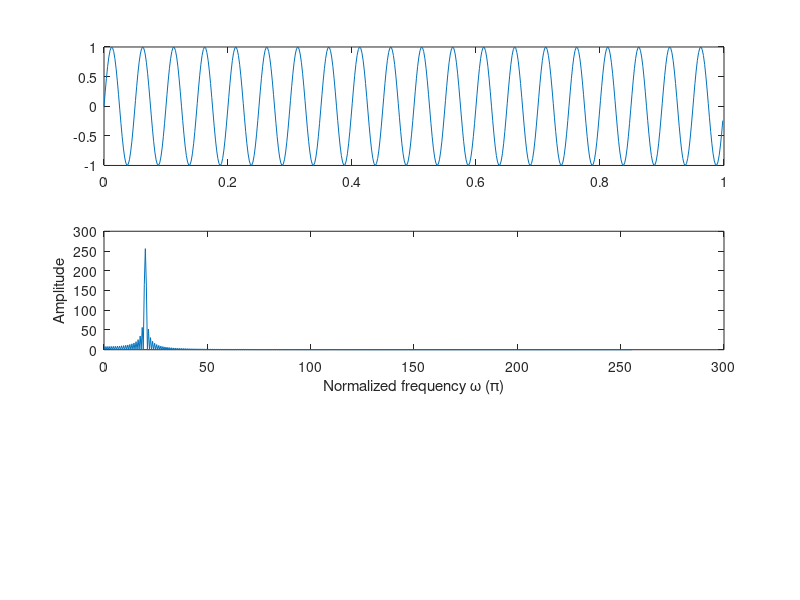

MATLAB code for this plot: (Note: this script raises an error after producing the figure.)
% test volterra and wavelet optimization using wavelet properties
close all; 
clear all; 


fs = 512;
N = 2*fs;
delta_w = 2/N;
w_freq = (0:N-1)/2; 
w_norm = (0:N-1)*delta_w;
freq = 20;
t = 0:1/fs:1-1/fs;

u = 1*sin(2*pi*freq*t);

figure; 
subplot(3, 1, 1);
plot(t,u);

U = fft(u, N);

subplot(3, 1, 2);
plot(w_freq(1:N/2), abs(U(1:N/2)));
xlabel('Normalized frequency \omega (\pi)'); ylabel('Amplitude');


[low_d,high_d,low_r,high_r] = wfilters('db12');

H = [low_d', high_d'];  % filter matrix analysis
F = [low_r', high_r'];

len = size(low_d,2);

U1 = zeros(len, 2); % linear input 
U2 = zeros(len, 2); % quadratic diagonal
U3 = zeros(len, 2); % x(n)*x(n-1);

er_rr = zeros(len,1);

u1 = zeros(len, 1);
u2 = zeros(len, 1);
u3 = zeros(len, 1);
yn = zeros(size(t,2), 1);

U2_s = zeros(len,2); 
U3_s = zeros(len,2); 

lag =2;

Utap = zeros(len,2,lag);
utap = zeros(lag,1); 

% Analysis and synth
for i=1:size(t,2)    
    u1 = [u(i); u1(1:end-1)];  
    
    u2 = [u(i).*u(i); u2(1:end-1)]; % linear input 
    
    u3 = [u(i).*utap(end); u3(1:end-1)]; % quadratic diagonal term xn*xn
    
    utap = [u(i); utap(1:end-1)]; % off diagnal first x(n)*x(n-1)
    
    % additional len multiplications are performed here
    
    if mod(i,2) == 0         %1 level         
        
        
        
        % method 2 
        
        term1 = u1.*H(:,1); 
        term2 = u1.*H(:,2); 
        
        U_now = [sum(term1); sum(term2)]'; 
        
        U1 = [U_now; U1(1:end-1,:)]; 
        U2 = [u2'*H; U2(1:end-1,:)];
        U3 = [u3'*H; U3(1:end-1,:)];
        
        Utap = cat(3,cat(2,term1 , term2), Utap(:,:,1:end-1)); 
        
        U2_s = [ [sum(term1.*u1); sum(term2.*u1)]' ; U2_s(1:end-1,:)];
        
        loc_lag = floor(lag/2)-1;
        
        if mod(lag,2)==0
        
        
           
        U3_s = [ [sum(Utap(:,1, end-loc_lag).*u1); sum(Utap(:,2, end-loc_lag).*u1)]' ; U3_s(1:end-1,:)]; % shifting property 
        
        else
        
        tmp1 = [Utap(2,1, end-loc_lag-1)  ;Utap(1,1, end-loc_lag)];
        tmp2 = [Utap(2,2, end-loc_lag-1)  ;Utap(1,2, end-loc_lag)];
            
        U3_s = [ [sum(tmp1.*u1); sum(tmp2.*u1)]' ; U3_s(1:end-1,:)];
         
        end
            
      error = (abs(U3)-abs(U3_s)) + (abs(U2)-abs(U2_s));
   
    er_rr = F*error(1,:)' + er_rr;
    
    end
    yn(i) = er_rr(1);
    er_rr = [er_rr(2:end); 0];
end

Y = fft(yn, N);

figure; 

plot(t,yn);


       
       
   






